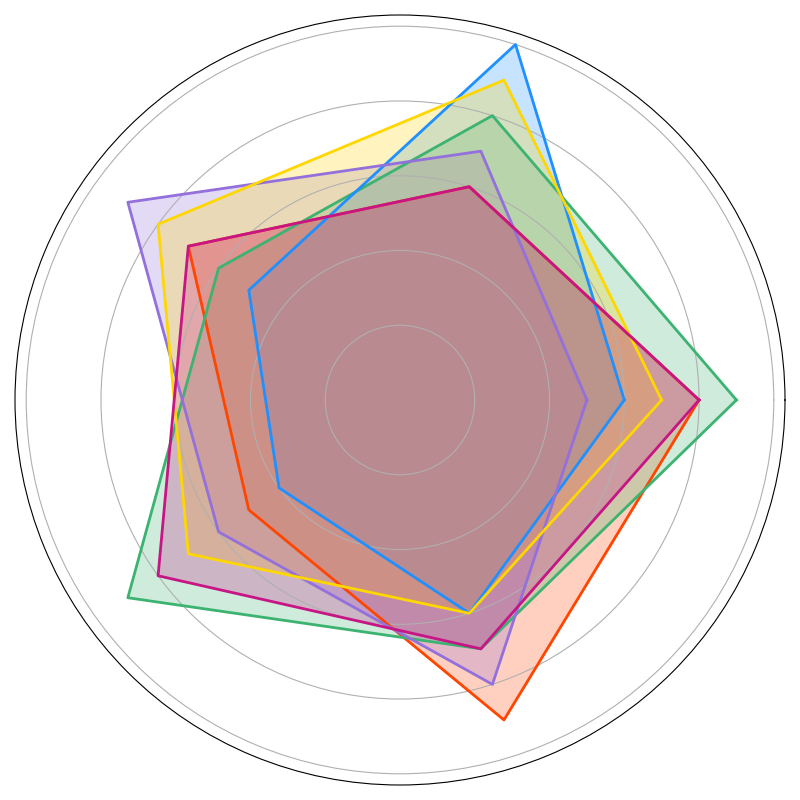

Generate this figure with Python:
import numpy as np
import matplotlib.pyplot as plt

performance = np.array([
    [8, 6, 7, 5, 9],  # Humanoids
    [9, 8, 6, 9, 7],  # Cyborgs
    [6, 10, 5, 4, 6], # Xenomorphs
    [5, 7, 9, 6, 8],  # Avians
    [7, 9, 8, 7, 6],  # Robots
    [8, 6, 7, 8, 7]   # Aquatics
])

num_skills = 5

def create_radar_chart(data):
    angles = np.linspace(0, 2 * np.pi, num_skills, endpoint=False).tolist()
    angles += angles[:1]

    data = np.concatenate((data, data[:, [0]]), axis=1)

    fig, ax = plt.subplots(figsize=(8, 8), subplot_kw=dict(polar=True))

    colors = ['#FF4500', '#3CB371', '#1E90FF', '#9370DB', '#FFD700', '#C71585']
    for idx, (d, color) in enumerate(zip(data, colors)):
        ax.fill(angles, d, color=color, alpha=0.25)
        ax.plot(angles, d, color=color, linewidth=2)

    ax.set_yticklabels([])
    ax.set_xticks([])

    plt.tight_layout()
    plt.show()

create_radar_chart(performance)
